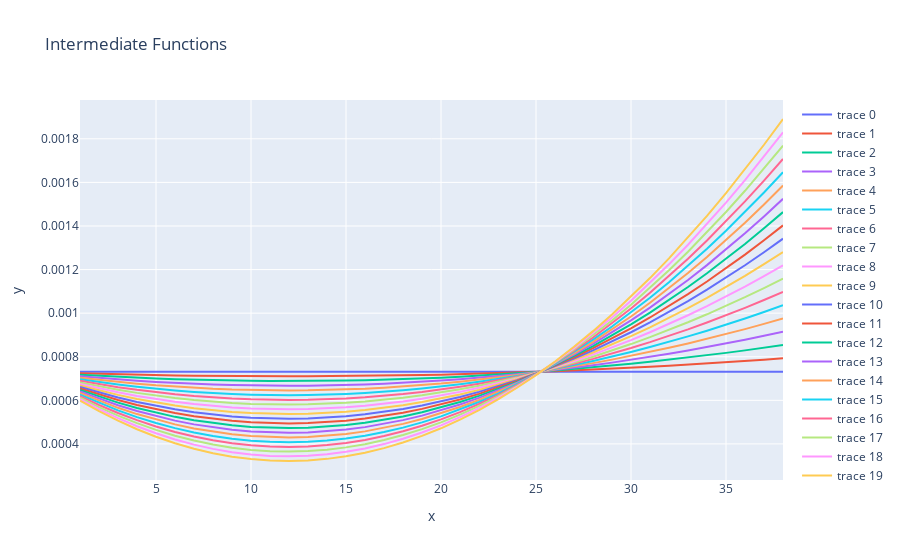

The notebook cell this image was saved under:
### Code cell
fig = go.Figure()

# Add a scatter plot for each intermediate function
for func in intermediate_functions:
    fig.add_trace(go.Scatter(x=x_range, y=func(x_range), mode='lines'))

# Set the layout of the figure
fig.update_layout(
    title='Intermediate Functions',
    xaxis_title='x',
    yaxis_title='y'
)

# Show the figure
fig.show()
